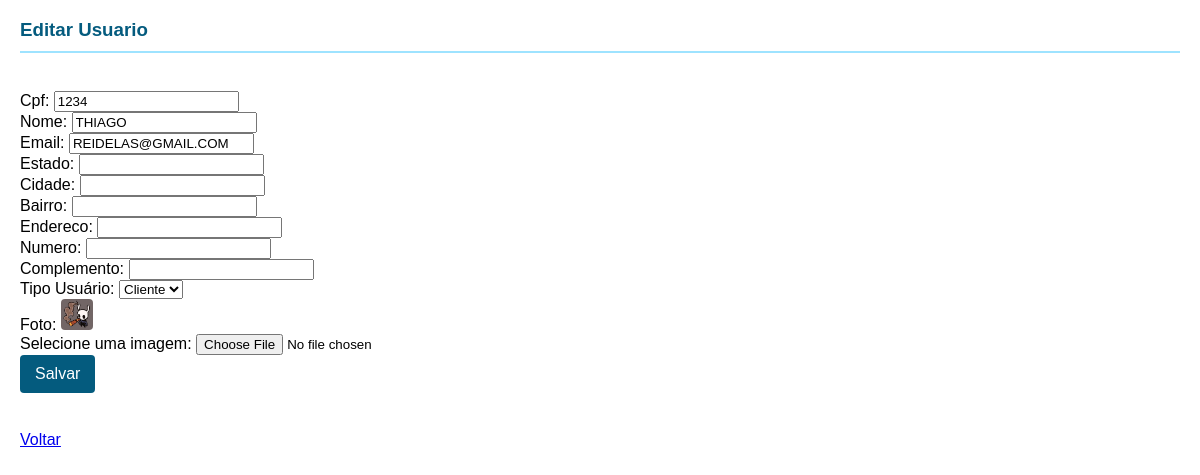
The page /perfil/usuarios/edita.php?cpfUsuario=1234 on the database its author committed.
### tables this page shows
CREATE TABLE `usuario` (
  `cpfUsuario` varchar(14) NOT NULL,
  `nomeUsuario` varchar(100) NOT NULL,
  `emailUsuario` varchar(100) NOT NULL,
  `estadoUsuario` varchar(50) DEFAULT NULL,
  `cidadeUsuario` varchar(100) DEFAULT NULL,
  `bairroUsuario` varchar(100) DEFAULT NULL,
  `enderecoUsuario` varchar(200) DEFAULT NULL,
  `numeroUsuario` varchar(10) DEFAULT NULL,
  `complementoUsuario` varchar(100) DEFAULT NULL,
  `senhaUsuario` varchar(255) NOT NULL,
  `fotoPerfil` varchar(255) DEFAULT NULL,
  `tipoUsuario` enum('adm','cliente') NOT NULL DEFAULT 'cliente'
);

### perfil/usuarios/edita.php (the view, shortened to what this page needs)
<?php
    $cpf = $_GET['cpfUsuario'];
    $ds = "mysql:host=localhost;dbname=e_market";
    $con = new PDO($ds, 'root', 'vertrigo');
    $sql = "SELECT * from usuario WHERE cpfusuario=?";
    $stm = $con->prepare($sql);
    $stm->bindParam(1,$cpf);
    $stm->execute();
    $result = $stm->fetch();
    $nome = $result['nomeUsuario'];
    $email = $result['emailUsuario'];
    $estado = $result['estadoUsuario'];
    $cidade = $result['cidadeUsuario'];
    $bairro = $result['bairroUsuario'];
    $endereco = $result['enderecoUsuario'];
    $numero = $result['numeroUsuario'];
    $complemento = $result['complementoUsuario'];
    $foto = $result['fotoPerfil'];
    $tipo = $result['tipoUsuario'];
?>
<!DOCTYPE html>
<html lang="pt-br">
<head>
    <link rel="stylesheet" type="text/css" href="style.css" />
</head>
<body>
    <h3>Editar Usuario</h3>
    <form method='POST' action='atualiza.php' enctype="multipart/form-data">
        <input name='cpfAntigo' type="hidden"  value='<?php print $cpf ?>'><br>
        <label>Cpf: </label>
        <input name='cpfUsuario' value='<?php print $cpf ?>'><br>
        <label>Nome: </label>
        <input name='nomeUsuario' value='<?php print $nome ?>'><br>
        <label>Email: </label>
        <input name='emailUsuario' value='<?php print $email ?>'><br>
        <label>Estado: </label>
        <input name='estadoUsuario' value='<?php print $estado ?>'><br>
        <label>Cidade: </label>
        <input name='cidadeUsuario' value='<?php print $cidade ?>'><br>
        <label>Bairro: </label>
        <input name='bairroUsuario' value='<?php print $bairro ?>'><br>
        <label>Endereco: </label>
        <input name='enderecoUsuario' value='<?php print $endereco ?>'><br>
        <label>Numero: </label>
        <input name='numeroUsuario' value='<?php print $numero ?>'><br>
        <label>Complemento: </label>
        <input name='complementoUsuario' value='<?php print $complemento ?>'><br>
        <label>Tipo Usuário: </label>
        <select name='tipoUsuario' value='<?php print $tipo ?>'>
            <option value='cliente'>Cliente</option>
        </select>    <br>
        <label>Foto: </label>
        <?php echo "<img src='../../perfil/imagens/" . $foto. "' width='32px'/>"?>
        <br>
   Selecione uma imagem: <input name="arquivo" type="file"   />
   <br/>
        <button type='submit'>Salvar</button>
    </form>
    <br><a href='pesquisa.php'>Voltar</a>
</body>
</html>

### perfil/usuarios/style.css (style rules this page uses)
body { font-family: Arial, sans-serif; background-color: rgb(255, 255, 255); margin: 0; padding: 0; padding-left: 20px; padding-right: 20px; }
h3 { color: rgb(4, 91, 126); border-bottom: 2px solid rgb(158, 227, 255); padding-bottom: 10px; margin-bottom: 20px; }
form { margin-bottom: 20px; }
button { background-color: rgb(4, 91, 126); color: #fff; border: none; padding: 10px 15px; border-radius: 4px; cursor: pointer; font-size: 16px; transition: background-color 0.3s; }
img { border-radius: 4px; }

### rows shown on the page
usuario: nomeUsuario "THIAGO", emailUsuario "REIDELAS@GMAIL.COM", tipoUsuario "Cliente", fotoPerfil (picture)
